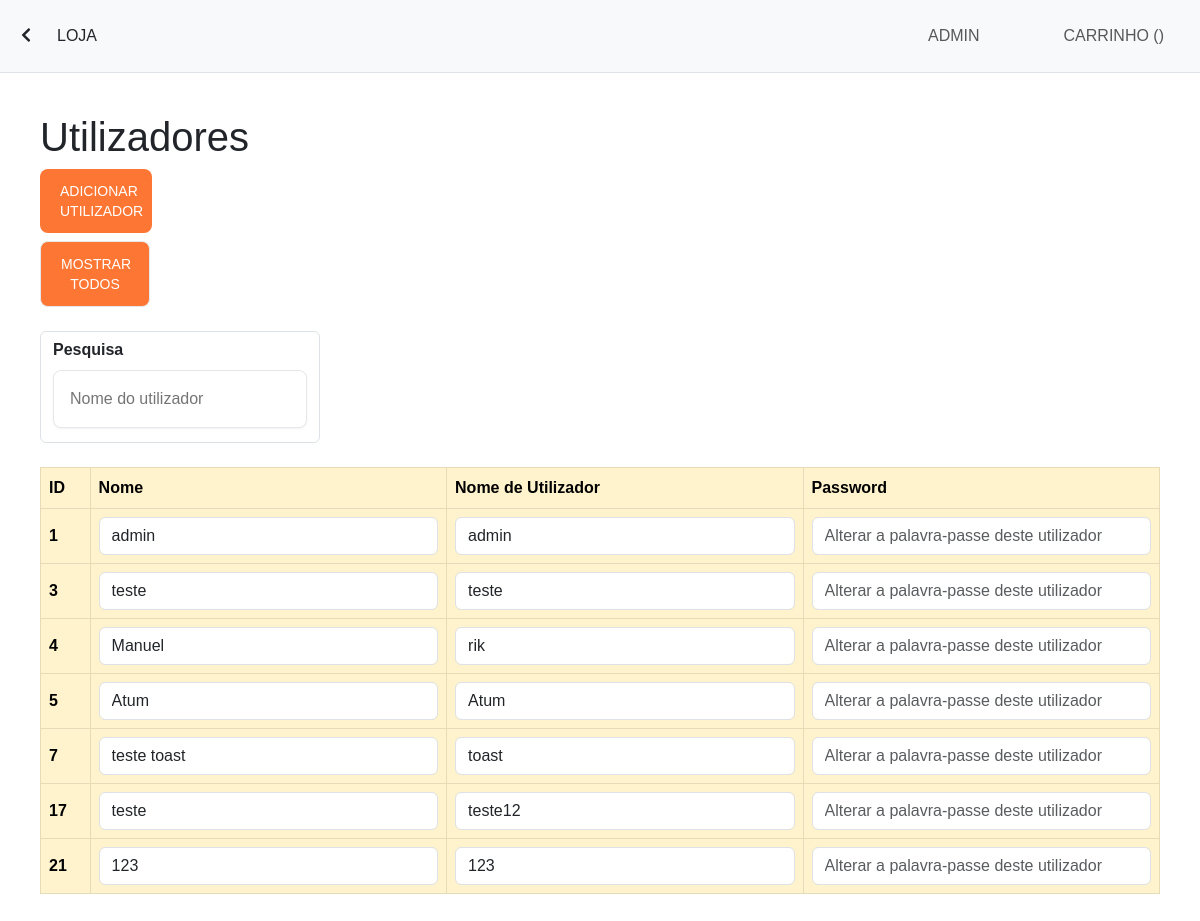
/users.php (signed in), run on the app's committed database.
### tables this page shows
CREATE TABLE `users` (
  `id` int(11) NOT NULL,
  `name` varchar(15) NOT NULL,
  `username` varchar(30) NOT NULL,
  `password` varchar(255) NOT NULL
);

### api.php (called while the page is built, shortened)
<?php
require('./db_connection/db_connection.php');
require_once('input_element.php');
$getUsers = function () use ($connection) {
    $userSearched = $_GET['searchUserInput'];
    if (($userSearched == 'all' || $userSearched == '' || $userSearched == 'null')) {
        $fetchProducts = "SELECT * FROM users";
    } else if ($userSearched) {
        $fetchProducts = "SELECT * FROM users WHERE id LIKE '%$userSearched%' OR name LIKE '%$userSearched%' OR username LIKE '%$userSearched%'";
    }
    $result = $connection->query($fetchProducts);
    $row = $result->fetchAll(PDO::FETCH_ASSOC);
};

### users.php (the view, shortened to what this page needs)
<?php
require('api.php');
if ($_SESSION["user"]) {
    ?>
    <!DOCTYPE html>
    <html lang="en">
    <head>
        <link rel="stylesheet" href="./styles/style.css">
        <link rel="stylesheet" href="./styles/sidebar.css">
        <link rel="stylesheet" href="./styles/form_style.css">
    </head>
    <body>
                <?php
                $getUsers();
                ?>
        <?php include('header.php'); ?>
        <div id="page-content-wrapper" style="padding: 40px">
            <h1>Utilizadores</h1>
            <button type="button" class="submit button" data-bs-toggle="modal" data-bs-target="#exampleModal"
                data-bs-whatever="@mdo" style="width: 10%; border: 0;">Adicionar Utilizador</button>
                                    <?php inputField("Nome do utilizador", "newUserName", "text", "", "newUserName", "", "new-name"); ?>
            <div>
                <form method="POST">
                    <li class="list-group-item">
                        <button type="submit" name="removeGet" class="submit button" style="width: 10%;">Mostrar
                            todos</button>
                    </li>
                </form>
            </div>
            <div class="me-auto form-control w-25 mt-4">
                <div class="fw-bold ">Pesquisa</div>
                <form method="GET">
                </form>
            </div>
            <div class="table-responsive mt-4">
                <table class="table table-bordered table-hover table-warning align-middle">
                    <thead>
                        <tr>
                            <th>ID</th>
                            <th>Nome</th>
                            <th>Nome de Utilizador</th>
                            <th>Password</th>
                        </tr>
                    </thead>
                    <?php
                    foreach ($_SESSION['users'] as $user) {
                        echo '<tr>
                        <th name="userID" value="' . $user['id'] . '">' . $user['id'] . '</th>';
                        echo '<form class="form" method="POST"><input name="userID" value=" ' . $user['id'] . ' " hidden><input name="action" value="updateUserName" hidden><td>
                        <input type="text" name="userName" class="form-control"  value="' . $user['name'] . '" onchange="this.form.submit()"> </input> </td></form>';
                        echo '<form class="form" method="POST"><input name="userID" value=" ' . $user['id'] . ' " hidden><input name="action" value="updateUserUsername" hidden><td>
                        <input type="text" class="form-control" name="userUsername" value="' . $user['username'] . '" onchange="this.form.submit()"> </input></td></form>';
                        echo '<form class="form" method="POST"><input name="userID" value=" ' . $user['id'] . ' " hidden><input name="action" value="updateUserPassword" hidden><td>
                        <input type="password" class="form-control" name="userPassword" placeholder="Alterar a palavra-passe deste utilizador" onchange="this.form.submit()"> </input></td></form>';
                    }
                    ?>
                </table>
            </div>
        </div>
    </body>
    </html>
    <?php
} else {
    header('Location: ' . 'login.php');
}
?>

### header.php
<nav class="navbar navbar-expand-sm navbar-light bg-light border-bottom">
    <div class="container-fluid p-2">
        <button class="btn" onclick="history.back()"><i class="fas fa-chevron-left"></i></button>
        <a class="btn" href="store.php">Loja</a>
        <div class=" navbar-collapse" id="navbarSupportedContent">
            <ul class="navbar-nav ms-auto mt-2 mt-lg-0 align-items-center">
                <li class="nav-item">
                    <a class="nav-link" href="login.php">Admin</a>
                </li>
                <li class="nav-item">
                    <a class="nav-link" href="cart.php">Carrinho (<?php if (isset($_SESSION['cart'])) echo count($_SESSION['cart'], COUNT_NORMAL) ?>)</a>
                </li>
            </ul>
        </div>
    </div>
</nav>

### input_element.php
<?php
function inputField($placeholder, $name, $type, $value, $id, $onchange, $autocomplete)
{
    $element =
        "
    <div class=\"input-container\">
        <input type='$type' name='$name' id='$id' placeholder='$placeholder' value='$value' onchange='$onchange' autocomplete='$autocomplete' required>
    </div>
    ";
    echo $element;
}

### styles/style.css (style rules this page uses)
* { box-sizing: border-box; }
html { max-width: 100vw; overflow-x: hidden; height: 100%; margin: 0; padding: 0; scroll-behavior: smooth; height: auto !important; }
body { max-width: 100vw; overflow-x: hidden; min-height: 100vh; font-family: "Segoe UI", Tahoma, Geneva, Verdana, sans-serif; margin: 0; padding: 0; font-family: Arial, Helvetica, sans-serif; background-color: rgb(255, 255, 255); height: auto !important; }
li { list-style: none; margin-right: 20px; font-size: 1rem; }
li a { color: #1ac; }
table { width: 100%; min-width: 800px; overflow-x: auto; white-space: nowrap; }
:root { --background: orangered; }
*, *::before, *::after { box-sizing: border-box; }
nav a { text-decoration: none; font-size: 1.2rem; text-transform: uppercase; opacity: 0; transition: opacity 150ms ease-in-out; }
nav { position: absolute; text-align: left; width: 100%; transform-origin: top; transition: transform 400ms ease-in-out; transform: scale(1, 1); left: initial; grid-column: 3 / 4; display: flex; justify-content: flex-end; align-items: center; }
nav ul { display: flex; }
nav li { margin-left: 3em; margin-bottom: 0; }
nav a { opacity: 1; position: relative; }

### styles/form_style.css (style rules this page uses)
.form { background-color: #fff; display: block; padding: 0.6rem; max-width: 250px; border: 1px solid rgba(0, 0, 0, 0.2); border-radius: 0.5rem; box-shadow: 0 10px 15px -3px rgba(0, 0, 0, 0.1), 0 4px 6px -2px rgba(0, 0, 0, 0.05); margin: auto; transition: 0.5s; }
.input-container input, .form button, li.list-group-item button { outline: none; border: 1px solid #e5e7eb; margin: 8px 0; }
.input-container input { background-color: #fff; padding: 1rem; width: 100%; border-radius: 0.5rem; box-shadow: 0 1px 2px 0 rgba(0, 0, 0, 0.05); }
.submit { display: block; padding-top: 0.75rem; padding-bottom: 0.75rem; padding-left: 1.25rem; padding-right: 1.25rem; background-color: #fd7633; color: #ffffff; font-size: 0.875rem; line-height: 1.25rem; font-weight: 500; width: 100%; border-radius: 0.5rem; text-transform: uppercase; transition: 0.5s; outline: none; margin: 8px 0; background-image: -webkit-linear-gradient( 30deg, #d3ab66 50%, transparent 50% ); background-image: linear-gradient(30deg, #fd7633 50%, transparent 50%); background-size: 600px; background-repeat: no-repeat; background-position: 0%; -webkit-transition: background 300ms ease-in-out; transition: background 300ms ease-in-out; }

### data on the page
users: id "1", userName "admin", userUsername "admin"
users: id "3", userName "teste", userUsername "teste"
users: id "4", userName "Manuel", userUsername "rik"
users: id "5", userName "Atum", userUsername "Atum"
users: id "7", userName "teste toast", userUsername "toast"
users: id "17", userName "teste", userUsername "teste12"
users: id "21", userName "123", userUsername "123"
